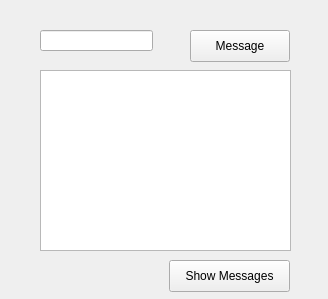
<?xml version="1.0" encoding="UTF-8"?>
<ui version="4.0">
 <class>mainForm</class>
 <widget class="QWidget" name="mainForm">
  <property name="geometry">
   <rect>
    <x>0</x>
    <y>0</y>
    <width>328</width>
    <height>299</height>
   </rect>
  </property>
  <property name="windowTitle">
   <string>Qt Playground</string>
  </property>
  <widget class="QLineEdit" name="inputLineEdit">
   <property name="geometry">
    <rect>
     <x>40</x>
     <y>30</y>
     <width>113</width>
     <height>21</height>
    </rect>
   </property>
   <property name="sizePolicy">
    <sizepolicy hsizetype="Fixed" vsizetype="Fixed">
     <horstretch>0</horstretch>
     <verstretch>0</verstretch>
    </sizepolicy>
   </property>
  </widget>
  <widget class="QPushButton" name="messagePushButton">
   <property name="geometry">
    <rect>
     <x>190</x>
     <y>30</y>
     <width>100</width>
     <height>32</height>
    </rect>
   </property>
   <property name="text">
    <string>Message</string>
   </property>
  </widget>
  <widget class="QPlainTextEdit" name="outputPlainTextEdit">
   <property name="geometry">
    <rect>
     <x>40</x>
     <y>70</y>
     <width>251</width>
     <height>181</height>
    </rect>
   </property>
  </widget>
  <widget class="QPushButton" name="showMessagesPushButton">
   <property name="geometry">
    <rect>
     <x>169</x>
     <y>260</y>
     <width>121</width>
     <height>32</height>
    </rect>
   </property>
   <property name="sizePolicy">
    <sizepolicy hsizetype="Fixed" vsizetype="Fixed">
     <horstretch>0</horstretch>
     <verstretch>0</verstretch>
    </sizepolicy>
   </property>
   <property name="text">
    <string>Show Messages</string>
   </property>
  </widget>
 </widget>
 <resources/>
 <connections/>
</ui>
